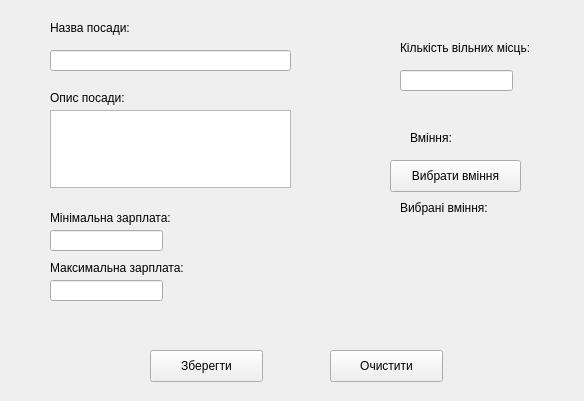
<?xml version="1.0" encoding="UTF-8"?>
<ui version="4.0">
 <class>AddPost</class>
 <widget class="QWidget" name="AddPost">
  <property name="geometry">
   <rect>
    <x>0</x>
    <y>0</y>
    <width>584</width>
    <height>401</height>
   </rect>
  </property>
  <property name="windowTitle">
   <string>Посада</string>
  </property>
  <widget class="QPushButton" name="postChooseSkills">
   <property name="geometry">
    <rect>
     <x>390</x>
     <y>160</y>
     <width>131</width>
     <height>32</height>
    </rect>
   </property>
   <property name="text">
    <string>Вибрати вміння</string>
   </property>
  </widget>
  <widget class="QLabel" name="label_10">
   <property name="geometry">
    <rect>
     <x>50</x>
     <y>90</y>
     <width>111</width>
     <height>16</height>
    </rect>
   </property>
   <property name="text">
    <string>Опис посади:</string>
   </property>
  </widget>
  <widget class="QLineEdit" name="amountOfpalces">
   <property name="geometry">
    <rect>
     <x>400</x>
     <y>70</y>
     <width>113</width>
     <height>21</height>
    </rect>
   </property>
  </widget>
  <widget class="QLineEdit" name="postMaxSalary">
   <property name="geometry">
    <rect>
     <x>50</x>
     <y>280</y>
     <width>113</width>
     <height>21</height>
    </rect>
   </property>
   <property name="inputMask">
    <string/>
   </property>
  </widget>
  <widget class="QLabel" name="label_9">
   <property name="geometry">
    <rect>
     <x>50</x>
     <y>20</y>
     <width>101</width>
     <height>16</height>
    </rect>
   </property>
   <property name="text">
    <string>Назва посади:</string>
   </property>
  </widget>
  <widget class="QLineEdit" name="postName">
   <property name="geometry">
    <rect>
     <x>50</x>
     <y>50</y>
     <width>241</width>
     <height>21</height>
    </rect>
   </property>
  </widget>
  <widget class="QLabel" name="label_12">
   <property name="geometry">
    <rect>
     <x>50</x>
     <y>260</y>
     <width>161</width>
     <height>16</height>
    </rect>
   </property>
   <property name="text">
    <string>Максимальна зарплата:</string>
   </property>
  </widget>
  <widget class="QTextEdit" name="postDescription">
   <property name="geometry">
    <rect>
     <x>50</x>
     <y>110</y>
     <width>241</width>
     <height>78</height>
    </rect>
   </property>
  </widget>
  <widget class="QLabel" name="label_11">
   <property name="geometry">
    <rect>
     <x>50</x>
     <y>210</y>
     <width>141</width>
     <height>16</height>
    </rect>
   </property>
   <property name="text">
    <string>Мінімальна зарплата:</string>
   </property>
  </widget>
  <widget class="QLineEdit" name="postMinSalary">
   <property name="geometry">
    <rect>
     <x>50</x>
     <y>230</y>
     <width>113</width>
     <height>21</height>
    </rect>
   </property>
  </widget>
  <widget class="QLabel" name="label_13">
   <property name="geometry">
    <rect>
     <x>410</x>
     <y>130</y>
     <width>59</width>
     <height>16</height>
    </rect>
   </property>
   <property name="text">
    <string>Вміння:</string>
   </property>
  </widget>
  <widget class="QPushButton" name="addPost">
   <property name="geometry">
    <rect>
     <x>150</x>
     <y>350</y>
     <width>113</width>
     <height>32</height>
    </rect>
   </property>
   <property name="text">
    <string>Зберегти</string>
   </property>
  </widget>
  <widget class="QPushButton" name="clearPostField">
   <property name="geometry">
    <rect>
     <x>330</x>
     <y>350</y>
     <width>113</width>
     <height>32</height>
    </rect>
   </property>
   <property name="text">
    <string>Очистити</string>
   </property>
  </widget>
  <widget class="QLabel" name="label_14">
   <property name="geometry">
    <rect>
     <x>400</x>
     <y>200</y>
     <width>121</width>
     <height>16</height>
    </rect>
   </property>
   <property name="text">
    <string>Вибрані вміння:</string>
   </property>
  </widget>
  <widget class="QLabel" name="label_15">
   <property name="geometry">
    <rect>
     <x>400</x>
     <y>40</y>
     <width>151</width>
     <height>16</height>
    </rect>
   </property>
   <property name="text">
    <string>Кількість вільних місць:</string>
   </property>
  </widget>
 </widget>
 <resources/>
 <connections/>
</ui>
